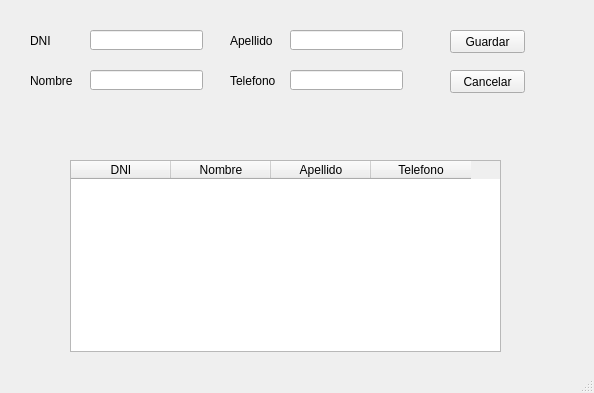
<?xml version="1.0" encoding="UTF-8"?>
<ui version="4.0">
 <class>MainWindow</class>
 <widget class="QMainWindow" name="MainWindow">
  <property name="geometry">
   <rect>
    <x>0</x>
    <y>0</y>
    <width>594</width>
    <height>393</height>
   </rect>
  </property>
  <property name="windowTitle">
   <string>Clientes</string>
  </property>
  <widget class="QWidget" name="centralwidget">
   <widget class="QLabel" name="label">
    <property name="geometry">
     <rect>
      <x>30</x>
      <y>30</y>
      <width>51</width>
      <height>21</height>
     </rect>
    </property>
    <property name="text">
     <string>DNI</string>
    </property>
   </widget>
   <widget class="QLabel" name="label_2">
    <property name="geometry">
     <rect>
      <x>30</x>
      <y>70</y>
      <width>51</width>
      <height>21</height>
     </rect>
    </property>
    <property name="text">
     <string>Nombre</string>
    </property>
   </widget>
   <widget class="QLabel" name="label_3">
    <property name="geometry">
     <rect>
      <x>230</x>
      <y>30</y>
      <width>51</width>
      <height>21</height>
     </rect>
    </property>
    <property name="text">
     <string>Apellido</string>
    </property>
   </widget>
   <widget class="QLabel" name="label_4">
    <property name="geometry">
     <rect>
      <x>230</x>
      <y>70</y>
      <width>51</width>
      <height>21</height>
     </rect>
    </property>
    <property name="text">
     <string>Telefono</string>
    </property>
   </widget>
   <widget class="QLineEdit" name="lneDni">
    <property name="geometry">
     <rect>
      <x>90</x>
      <y>30</y>
      <width>113</width>
      <height>20</height>
     </rect>
    </property>
   </widget>
   <widget class="QLineEdit" name="lneNombre">
    <property name="geometry">
     <rect>
      <x>90</x>
      <y>70</y>
      <width>113</width>
      <height>20</height>
     </rect>
    </property>
   </widget>
   <widget class="QLineEdit" name="lneTelefono">
    <property name="geometry">
     <rect>
      <x>290</x>
      <y>70</y>
      <width>113</width>
      <height>20</height>
     </rect>
    </property>
   </widget>
   <widget class="QLineEdit" name="lneApellido">
    <property name="geometry">
     <rect>
      <x>290</x>
      <y>30</y>
      <width>113</width>
      <height>20</height>
     </rect>
    </property>
   </widget>
   <widget class="QPushButton" name="btnGuardar">
    <property name="geometry">
     <rect>
      <x>450</x>
      <y>30</y>
      <width>75</width>
      <height>23</height>
     </rect>
    </property>
    <property name="text">
     <string>Guardar</string>
    </property>
   </widget>
   <widget class="QPushButton" name="btnCancelar">
    <property name="geometry">
     <rect>
      <x>450</x>
      <y>70</y>
      <width>75</width>
      <height>23</height>
     </rect>
    </property>
    <property name="text">
     <string>Cancelar</string>
    </property>
   </widget>
   <widget class="QTableWidget" name="tblCliente">
    <property name="geometry">
     <rect>
      <x>70</x>
      <y>160</y>
      <width>431</width>
      <height>192</height>
     </rect>
    </property>
    <property name="alternatingRowColors">
     <bool>true</bool>
    </property>
    <property name="selectionMode">
     <enum>QAbstractItemView::SingleSelection</enum>
    </property>
    <property name="selectionBehavior">
     <enum>QAbstractItemView::SelectRows</enum>
    </property>
    <column>
     <property name="text">
      <string>DNI</string>
     </property>
    </column>
    <column>
     <property name="text">
      <string>Nombre</string>
     </property>
    </column>
    <column>
     <property name="text">
      <string>Apellido</string>
     </property>
    </column>
    <column>
     <property name="text">
      <string>Telefono</string>
     </property>
    </column>
   </widget>
  </widget>
  <widget class="QStatusBar" name="statusbar"/>
 </widget>
 <resources/>
 <connections/>
</ui>
